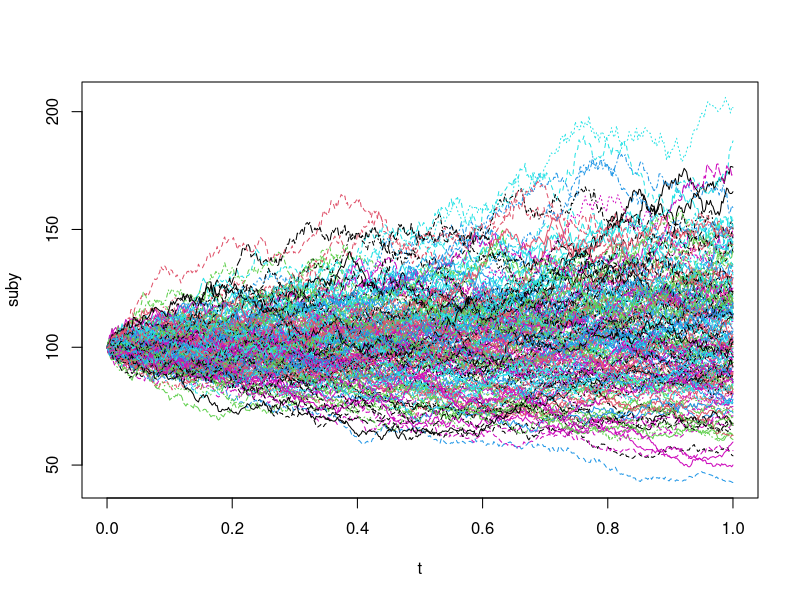

The R source for this figure:
# MonteCarlo Simulation
# Fri Jan 13 16:15:19 2017
# Simulacion discreta mov brow Geometrico

nsims = 200
nobs = 500
so = 100
r = 0.03
sigma = 0.25
dt = 1/nobs #Numero de elemntos de cada senda

e = matrix(data = rnorm(n = nsims*nobs), ncol = nsims)
fila1 = rep(x = so, nsims)
matriz = 1+r*dt + sigma*dt^0.5*e 

matriz2 = rbind(fila1, matriz)

suby = apply(X = matriz2, MARGIN = 2, FUN = cumprod)
t = seq(0, 1, len = (nobs + 1))

matplot(x = t, y = suby, type = "l")


